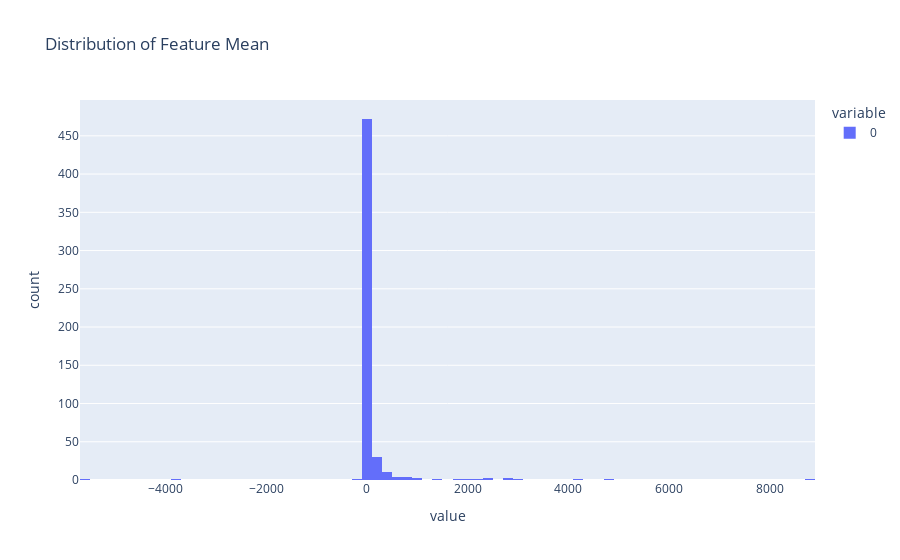
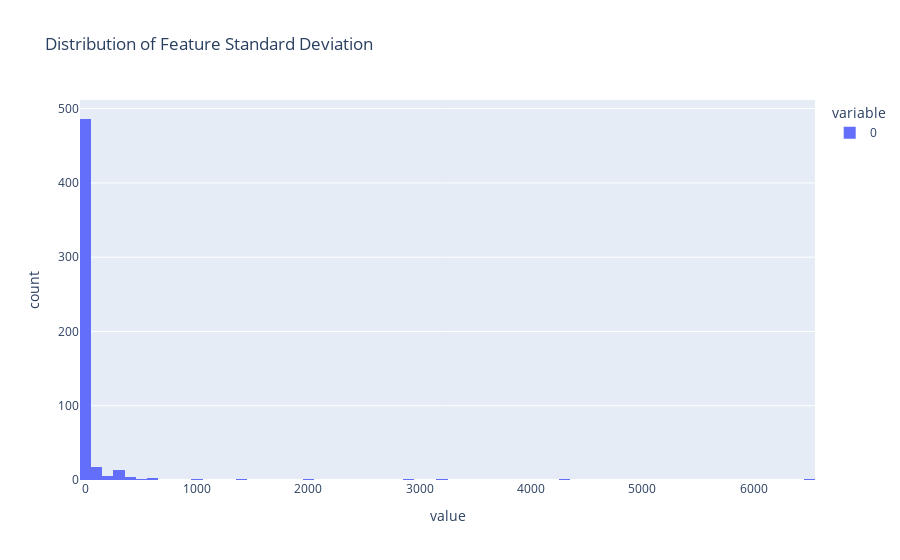

Notebook cell for these charts, in order:
### Markdown cell above
Normalize the Data

### Code cell
fig1 = px.histogram(X.mean(), title="Distribution of Feature Mean")

fig2 = px.histogram(X.std(), title="Distribution of Feature Standard Deviation")

fig1.show()
fig2.show()

### Figure 1 — Plotly figure (JSON) as saved in the notebook; plotly's stock layout.template omitted (floating-point values rounded to 4 significant figures; data arrays with more than 128 entries replaced by an {"elided": "..."} marker saying what was removed)
{"data": [{"alignmentgroup": "True", "bingroup": "x", "hovertemplate": "variable=0<br>value=%{x}<br>count=%{y}<extra></extra>", "legendgroup": "0", "marker": {"color": "#636efa", "pattern": {"shape": ""}}, "name": "0", "offsetgroup": "0", "orientation": "v", "showlegend": true, "type": "histogram", "x": {"elided": "538 float values"}, "xaxis": "x", "yaxis": "y"}], "layout": {"barmode": "relative", "legend": {"title": {"text": "variable"}, "tracegroupgap": 0}, "title": {"text": "Distribution of Feature Mean"}, "xaxis": {"anchor": "y", "domain": [0, 1], "title": {"text": "value"}}, "yaxis": {"anchor": "x", "domain": [0, 1], "title": {"text": "count"}}}}

### Figure 2 — Plotly figure (JSON) as saved in the notebook; plotly's stock layout.template omitted (floating-point values rounded to 4 significant figures; data arrays with more than 128 entries replaced by an {"elided": "..."} marker saying what was removed)
{"data": [{"alignmentgroup": "True", "bingroup": "x", "hovertemplate": "variable=0<br>value=%{x}<br>count=%{y}<extra></extra>", "legendgroup": "0", "marker": {"color": "#636efa", "pattern": {"shape": ""}}, "name": "0", "offsetgroup": "0", "orientation": "v", "showlegend": true, "type": "histogram", "x": {"elided": "538 float values"}, "xaxis": "x", "yaxis": "y"}], "layout": {"barmode": "relative", "legend": {"title": {"text": "variable"}, "tracegroupgap": 0}, "title": {"text": "Distribution of Feature Standard Deviation"}, "xaxis": {"anchor": "y", "domain": [0, 1], "title": {"text": "value"}}, "yaxis": {"anchor": "x", "domain": [0, 1], "title": {"text": "count"}}}}
